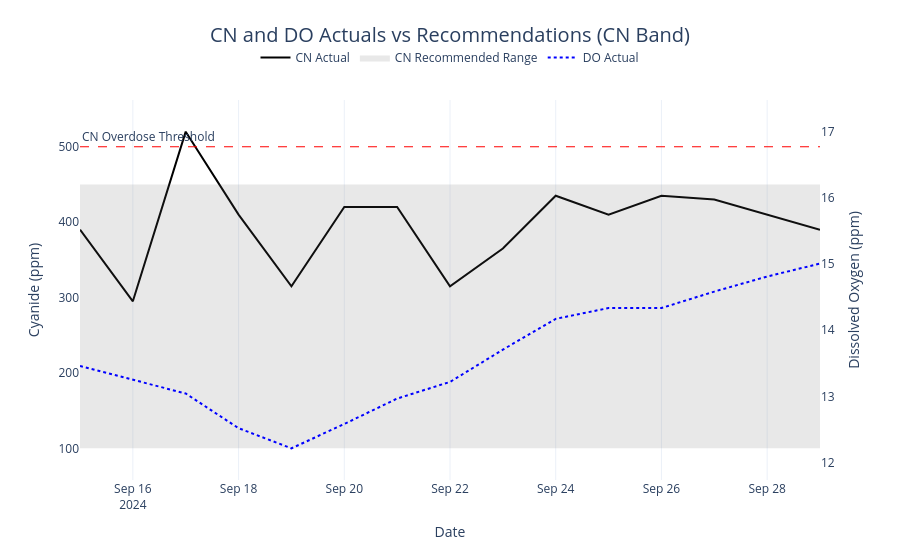
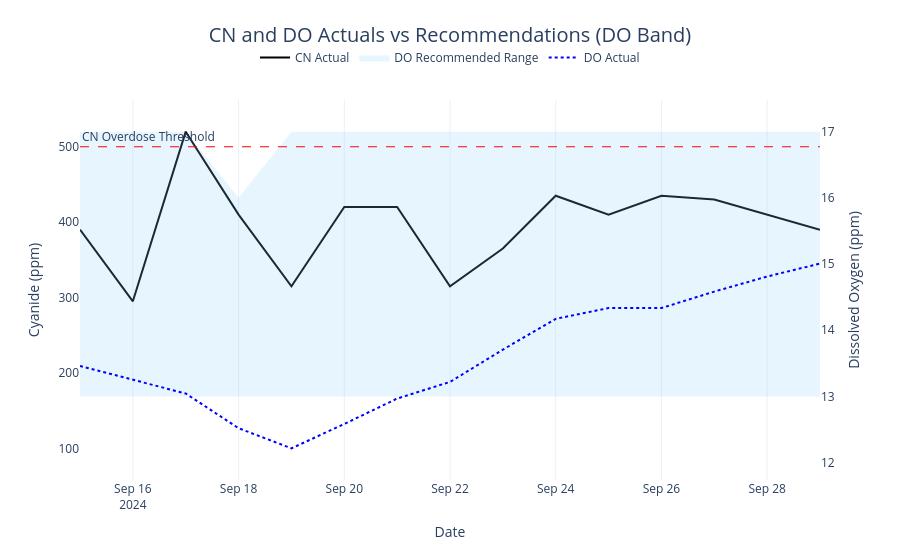

Notebook code for these charts, in order:
### Code cell
# --- Define the plotting function ---
def plot_cn_do_actuals(df_window, cn_upper_bound=cn_upper_bound, band_type="CN"):
	# Extract fields
	cn_actual = df_window["CN_Concentration"]
	do_actual = df_window["Dissolved_Oxygen"]
	cn_low = df_window["CN_Recommended_Low"]
	cn_high = df_window["CN_Recommended_High"]
	do_low = df_window["DO_Recommended_Low"]
	do_high = df_window["DO_Recommended_High"]
	net_value = df_window["Actual_Net_Value_USD"] / df_window["Tonnes_Processed"] 
	value_delta = df_window["Optimal_Net_Value_USD_t"] - net_value
	dates = df_window["Date"]

	hover_text = (
		"Date: " + df_window["Date"].dt.strftime("%Y-%m-%d") +
		"<br>CN Actual: " + cn_actual.round(1).astype(str) + " ppm" +
		"<br>CN Range: " + cn_low.round(1).astype(str) + " - " + cn_high.round(1).astype(str) +
		"<br>DO Actual: " + do_actual.round(1).astype(str) + " ppm" +
		"<br>DO Range: " + do_low.round(1).astype(str) + " - " + do_high.round(1).astype(str) +
		"<br>Net Value Δ: $" + value_delta.round(2).astype(str)
	)

	fig = go.Figure()

	# CN actual
	fig.add_trace(go.Scatter(
		x=dates, y=cn_actual, name="CN Actual",
		mode="lines", line=dict(color="black"),
		hovertext=hover_text, hoverinfo="text", yaxis="y"
	))

	# CN or DO Band
	if band_type == "CN":
		fig.add_trace(go.Scatter(
			x=dates.tolist() + dates[::-1].tolist(),
			y=cn_high.tolist() + cn_low[::-1].tolist(),
			fill="toself", fillcolor="rgba(100,100,100,0.15)",
			line=dict(color="rgba(255,255,255,0)"),
			name="CN Recommended Range", yaxis="y", showlegend=True
		))
	elif band_type == "DO":
		fig.add_trace(go.Scatter(
			x=dates.tolist() + dates[::-1].tolist(),
			y=do_high.tolist() + do_low[::-1].tolist(),
			fill="toself", fillcolor="rgba(135,206,250,0.2)",
			line=dict(color="rgba(255,255,255,0)"),
			name="DO Recommended Range", yaxis="y2", showlegend=True
		))

	# --- Compute axis limits (±10% margin) ---
	# CN axis range (include both actual and band limits)
	cn_all = pd.concat([cn_actual, cn_low, cn_high])
	cn_min, cn_max = cn_all.min(), cn_all.max()
	cn_margin = 0.10 * (cn_max - cn_min)
	cn_axis_min = cn_min - cn_margin
	cn_axis_max = cn_max + cn_margin

	# DO axis range (include both actual and band limits)
	do_all = pd.concat([do_actual, do_low, do_high])
	do_min, do_max = do_all.min(), do_all.max()
	do_margin = 0.10 * (do_max - do_min)
	do_axis_min = do_min - do_margin
	do_axis_max = do_max + do_margin

	fig.add_trace(go.Scatter(
		x=dates, y=do_actual, name="DO Actual",
		mode="lines", line=dict(color="blue", dash="dot"),
		hoverinfo="skip", yaxis="y2"
	))

	# Thresholds
	fig.add_hline(y=cn_upper_bound, line=dict(color="red", width=1, dash="dash"),
				  annotation_text="CN Overdose Threshold", annotation_position="top left")
	fig.add_hline(y=9.0, line=dict(color="blue", width=1, dash="dot"),
				  annotation_text="Low DO Threshold", annotation_position="top right", yref="y2")

	# Layout
	fig.update_layout(
		title=dict(
			text=f'CN and DO Actuals vs Recommendations ({band_type} Band)',
			font=dict(size=20),
			x=0.5, y=0.95, xanchor="center", yanchor="top"
		),
		plot_bgcolor='white',
		paper_bgcolor='white',
		template='plotly_white',
		xaxis=dict(title='Date'),
		yaxis=dict(
			title='Cyanide (ppm)',
			showgrid=False,
			gridcolor='lightgrey',
			range=[cn_axis_min, cn_axis_max]
		),
		yaxis2=dict(
			title='Dissolved Oxygen (ppm)',
			overlaying='y',
			side='right',
			showgrid=False,
			range=[do_axis_min, do_axis_max]
		),
		legend=dict(
			orientation='h',
			yanchor='top',
			y=1.15,               
			xanchor='center',
			x=0.5,
			font=dict(size=12)
		),
	)

	return fig


# --- Define window ---
start_date = pd.to_datetime("2024-09-15")
window_days = 14
end_date = start_date + timedelta(days=window_days)

# --- Filter ---
df_window = df[(df["Date"] >= start_date) & (df["Date"] <= end_date)].copy()

# --- Show CN-band plot ---
fig_cn = plot_cn_do_actuals(df_window, band_type="CN")
fig_cn.show()

# --- Show DO-band plot ---
fig_do = plot_cn_do_actuals(df_window, band_type="DO")
fig_do.show()

### Figure 1 — Plotly figure (JSON) as saved in the notebook; plotly's stock layout.template omitted (floating-point values rounded to 4 significant figures)
{"data": [{"hoverinfo": "text", "hovertext": ["Date: 2024-09-15<br>CN Actual: 390 ppm<br>CN Range: 100.0 - 450.0<br>DO Actual: 13.5 ppm<br>DO Range: 13.0 - 17.0<br>Net Value Δ: $0.95", "Date: 2024-09-16<br>CN Actual: 295 ppm<br>CN Range: 100.0 - 450.0<br>DO Actual: 13.3 ppm<br>DO Range: 13.0 - 17.0<br>Net Value Δ: $0.61", "Date: 2024-09-17<br>CN Actual: 520 ppm<br>CN Range: 100.0 - 450.0<br>DO Actual: 13.0 ppm<br>DO Range: 13.0 - 17.0<br>Net Value Δ: $2.01", "Date: 2024-09-18<br>CN Actual: 410 ppm<br>CN Range: 100.0 - 450.0<br>DO Actual: 12.5 ppm<br>DO Range: 13.0 - 16.0<br>Net Value Δ: $0.42", "Date: 2024-09-19<br>CN Actual: 315 ppm<br>CN Range: 100.0 - 450.0<br>DO Actual: 12.2 ppm<br>DO Range: 13.0 - 17.0<br>Net Value Δ: $1.7", "Date: 2024-09-20<br>CN Actual: 420 ppm<br>CN Range: 100.0 - 450.0<br>DO Actual: 12.6 ppm<br>DO Range: 13.0 - 17.0<br>Net Value Δ: $1.83", "Date: 2024-09-21<br>CN Actual: 420 ppm<br>CN Range: 100.0 - 450.0<br>DO Actual: 13.0 ppm<br>DO Range: 13.0 - 17.0<br>Net Value Δ: $2.48", "Date: 2024-09-22<br>CN Actual: 315 ppm<br>CN Range: 100.0 - 450.0<br>DO Actual: 13.2 ppm<br>DO Range: 13.0 - 17.0<br>Net Value Δ: $0.45", "Date: 2024-09-23<br>CN Actual: 365 ppm<br>CN Range: 100.0 - 450.0<br>DO Actual: 13.7 ppm<br>DO Range: 13.0 - 17.0<br>Net Value Δ: $2.06", "Date: 2024-09-24<br>CN Actual: 435 ppm<br>CN Range: 100.0 - 450.0<br>DO Actual: 14.2 ppm<br>DO Range: 13.0 - 17.0<br>Net Value Δ: $4.43", "Date: 2024-09-25<br>CN Actual: 410 ppm<br>CN Range: 100.0 - 450.0<br>DO Actual: 14.3 ppm<br>DO Range: 13.0 - 17.0<br>Net Value Δ: $1.71", "Date: 2024-09-26<br>CN Actual: 435 ppm<br>CN Range: 100.0 - 450.0<br>DO Actual: 14.3 ppm<br>DO Range: 13.0 - 17.0<br>Net Value Δ: $4.59", "Date: 2024-09-27<br>CN Actual: 430 ppm<br>CN Range: 100.0 - 450.0<br>DO Actual: 14.6 ppm<br>DO Range: 13.0 - 17.0<br>Net Value Δ: $2.23", "Date: 2024-09-28<br>CN Actual: 410 ppm<br>CN Range: 100.0 - 450.0<br>DO Actual: 14.8 ppm<br>DO Range: 13.0 - 17.0<br>Net Value Δ: $4.68", "Date: 2024-09-29<br>CN Actual: 390 ppm<br>CN Range: 100.0 - 450.0<br>DO Actual: 15.0 ppm<br>DO Range: 13.0 - 17.0<br>Net Value Δ: $-0.29"], "line": {"color": "black"}, "mode": "lines", "name": "CN Actual", "type": "scatter", "x": ["2024-09-15T00:00:00", "2024-09-16T00:00:00", "2024-09-17T00:00:00", "2024-09-18T00:00:00", "2024-09-19T00:00:00", "2024-09-20T00:00:00", "2024-09-21T00:00:00", "2024-09-22T00:00:00", "2024-09-23T00:00:00", "2024-09-24T00:00:00", "2024-09-25T00:00:00", "2024-09-26T00:00:00", "2024-09-27T00:00:00", "2024-09-28T00:00:00", "2024-09-29T00:00:00"], "y": [390, 295, 520, 410, 315, 420, 420, 315, 365, 435, 410, 435, 430, 410, 390], "yaxis": "y"}, {"fill": "toself", "fillcolor": "rgba(100,100,100,0.15)", "line": {"color": "rgba(255,255,255,0)"}, "name": "CN Recommended Range", "showlegend": true, "type": "scatter", "x": ["2024-09-15T00:00:00", "2024-09-16T00:00:00", "2024-09-17T00:00:00", "2024-09-18T00:00:00", "2024-09-19T00:00:00", "2024-09-20T00:00:00", "2024-09-21T00:00:00", "2024-09-22T00:00:00", "2024-09-23T00:00:00", "2024-09-24T00:00:00", "2024-09-25T00:00:00", "2024-09-26T00:00:00", "2024-09-27T00:00:00", "2024-09-28T00:00:00", "2024-09-29T00:00:00", "2024-09-29T00:00:00", "2024-09-28T00:00:00", "2024-09-27T00:00:00", "2024-09-26T00:00:00", "2024-09-25T00:00:00", "2024-09-24T00:00:00", "2024-09-23T00:00:00", "2024-09-22T00:00:00", "2024-09-21T00:00:00", "2024-09-20T00:00:00", "2024-09-19T00:00:00", "2024-09-18T00:00:00", "2024-09-17T00:00:00", "2024-09-16T00:00:00", "2024-09-15T00:00:00"], "y": [450, 450, 450, 450, 450, 450, 450, 450, 450, 450, 450, 450, 450, 450, 450, 100, 100, 100, 100, 100, 100, 100, 100, 100, 100, 100, 100, 100, 100, 100], "yaxis": "y"}, {"hoverinfo": "skip", "line": {"color": "blue", "dash": "dot"}, "mode": "lines", "name": "DO Actual", "type": "scatter", "x": ["2024-09-15T00:00:00", "2024-09-16T00:00:00", "2024-09-17T00:00:00", "2024-09-18T00:00:00", "2024-09-19T00:00:00", "2024-09-20T00:00:00", "2024-09-21T00:00:00", "2024-09-22T00:00:00", "2024-09-23T00:00:00", "2024-09-24T00:00:00", "2024-09-25T00:00:00", "2024-09-26T00:00:00", "2024-09-27T00:00:00", "2024-09-28T00:00:00", "2024-09-29T00:00:00"], "y": [13.46, 13.25, 13.04, 12.52, 12.22, 12.58, 12.97, 13.22, 13.71, 14.17, 14.34, 14.34, 14.58, 14.81, 15.01], "yaxis": "y2"}], "layout": {"annotations": [{"showarrow": false, "text": "CN Overdose Threshold", "x": 0, "xanchor": "left", "xref": "x domain", "y": 500, "yanchor": "bottom", "yref": "y"}, {"showarrow": false, "text": "Low DO Threshold", "x": 1, "xanchor": "right", "xref": "x domain", "y": 9, "yanchor": "bottom", "yref": "y2"}], "legend": {"font": {"size": 12}, "orientation": "h", "x": 0.5, "xanchor": "center", "y": 1.15, "yanchor": "top"}, "paper_bgcolor": "white", "plot_bgcolor": "white", "shapes": [{"line": {"color": "red", "dash": "dash", "width": 1}, "type": "line", "x0": 0, "x1": 1, "xref": "x domain", "y0": 500, "y1": 500, "yref": "y"}, {"line": {"color": "blue", "dash": "dot", "width": 1}, "type": "line", "x0": 0, "x1": 1, "xref": "x domain", "y0": 9, "y1": 9, "yref": "y2"}], "title": {"font": {"size": 20}, "text": "CN and DO Actuals vs Recommendations (CN Band)", "x": 0.5, "xanchor": "center", "y": 0.95, "yanchor": "top"}, "xaxis": {"title": {"text": "Date"}}, "yaxis": {"gridcolor": "lightgrey", "range": [58, 562], "showgrid": false, "title": {"text": "Cyanide (ppm)"}}, "yaxis2": {"overlaying": "y", "range": [11.74, 17.48], "showgrid": false, "side": "right", "title": {"text": "Dissolved Oxygen (ppm)"}}}}

### Figure 2 — Plotly figure (JSON) as saved in the notebook; plotly's stock layout.template omitted (floating-point values rounded to 4 significant figures)
{"data": [{"hoverinfo": "text", "hovertext": ["Date: 2024-09-15<br>CN Actual: 390 ppm<br>CN Range: 100.0 - 450.0<br>DO Actual: 13.5 ppm<br>DO Range: 13.0 - 17.0<br>Net Value Δ: $0.95", "Date: 2024-09-16<br>CN Actual: 295 ppm<br>CN Range: 100.0 - 450.0<br>DO Actual: 13.3 ppm<br>DO Range: 13.0 - 17.0<br>Net Value Δ: $0.61", "Date: 2024-09-17<br>CN Actual: 520 ppm<br>CN Range: 100.0 - 450.0<br>DO Actual: 13.0 ppm<br>DO Range: 13.0 - 17.0<br>Net Value Δ: $2.01", "Date: 2024-09-18<br>CN Actual: 410 ppm<br>CN Range: 100.0 - 450.0<br>DO Actual: 12.5 ppm<br>DO Range: 13.0 - 16.0<br>Net Value Δ: $0.42", "Date: 2024-09-19<br>CN Actual: 315 ppm<br>CN Range: 100.0 - 450.0<br>DO Actual: 12.2 ppm<br>DO Range: 13.0 - 17.0<br>Net Value Δ: $1.7", "Date: 2024-09-20<br>CN Actual: 420 ppm<br>CN Range: 100.0 - 450.0<br>DO Actual: 12.6 ppm<br>DO Range: 13.0 - 17.0<br>Net Value Δ: $1.83", "Date: 2024-09-21<br>CN Actual: 420 ppm<br>CN Range: 100.0 - 450.0<br>DO Actual: 13.0 ppm<br>DO Range: 13.0 - 17.0<br>Net Value Δ: $2.48", "Date: 2024-09-22<br>CN Actual: 315 ppm<br>CN Range: 100.0 - 450.0<br>DO Actual: 13.2 ppm<br>DO Range: 13.0 - 17.0<br>Net Value Δ: $0.45", "Date: 2024-09-23<br>CN Actual: 365 ppm<br>CN Range: 100.0 - 450.0<br>DO Actual: 13.7 ppm<br>DO Range: 13.0 - 17.0<br>Net Value Δ: $2.06", "Date: 2024-09-24<br>CN Actual: 435 ppm<br>CN Range: 100.0 - 450.0<br>DO Actual: 14.2 ppm<br>DO Range: 13.0 - 17.0<br>Net Value Δ: $4.43", "Date: 2024-09-25<br>CN Actual: 410 ppm<br>CN Range: 100.0 - 450.0<br>DO Actual: 14.3 ppm<br>DO Range: 13.0 - 17.0<br>Net Value Δ: $1.71", "Date: 2024-09-26<br>CN Actual: 435 ppm<br>CN Range: 100.0 - 450.0<br>DO Actual: 14.3 ppm<br>DO Range: 13.0 - 17.0<br>Net Value Δ: $4.59", "Date: 2024-09-27<br>CN Actual: 430 ppm<br>CN Range: 100.0 - 450.0<br>DO Actual: 14.6 ppm<br>DO Range: 13.0 - 17.0<br>Net Value Δ: $2.23", "Date: 2024-09-28<br>CN Actual: 410 ppm<br>CN Range: 100.0 - 450.0<br>DO Actual: 14.8 ppm<br>DO Range: 13.0 - 17.0<br>Net Value Δ: $4.68", "Date: 2024-09-29<br>CN Actual: 390 ppm<br>CN Range: 100.0 - 450.0<br>DO Actual: 15.0 ppm<br>DO Range: 13.0 - 17.0<br>Net Value Δ: $-0.29"], "line": {"color": "black"}, "mode": "lines", "name": "CN Actual", "type": "scatter", "x": ["2024-09-15T00:00:00", "2024-09-16T00:00:00", "2024-09-17T00:00:00", "2024-09-18T00:00:00", "2024-09-19T00:00:00", "2024-09-20T00:00:00", "2024-09-21T00:00:00", "2024-09-22T00:00:00", "2024-09-23T00:00:00", "2024-09-24T00:00:00", "2024-09-25T00:00:00", "2024-09-26T00:00:00", "2024-09-27T00:00:00", "2024-09-28T00:00:00", "2024-09-29T00:00:00"], "y": [390, 295, 520, 410, 315, 420, 420, 315, 365, 435, 410, 435, 430, 410, 390], "yaxis": "y"}, {"fill": "toself", "fillcolor": "rgba(135,206,250,0.2)", "line": {"color": "rgba(255,255,255,0)"}, "name": "DO Recommended Range", "showlegend": true, "type": "scatter", "x": ["2024-09-15T00:00:00", "2024-09-16T00:00:00", "2024-09-17T00:00:00", "2024-09-18T00:00:00", "2024-09-19T00:00:00", "2024-09-20T00:00:00", "2024-09-21T00:00:00", "2024-09-22T00:00:00", "2024-09-23T00:00:00", "2024-09-24T00:00:00", "2024-09-25T00:00:00", "2024-09-26T00:00:00", "2024-09-27T00:00:00", "2024-09-28T00:00:00", "2024-09-29T00:00:00", "2024-09-29T00:00:00", "2024-09-28T00:00:00", "2024-09-27T00:00:00", "2024-09-26T00:00:00", "2024-09-25T00:00:00", "2024-09-24T00:00:00", "2024-09-23T00:00:00", "2024-09-22T00:00:00", "2024-09-21T00:00:00", "2024-09-20T00:00:00", "2024-09-19T00:00:00", "2024-09-18T00:00:00", "2024-09-17T00:00:00", "2024-09-16T00:00:00", "2024-09-15T00:00:00"], "y": [17, 17, 17, 16, 17, 17, 17, 17, 17, 17, 17, 17, 17, 17, 17, 13, 13, 13, 13, 13, 13, 13, 13, 13, 13, 13, 13, 13, 13, 13], "yaxis": "y2"}, {"hoverinfo": "skip", "line": {"color": "blue", "dash": "dot"}, "mode": "lines", "name": "DO Actual", "type": "scatter", "x": ["2024-09-15T00:00:00", "2024-09-16T00:00:00", "2024-09-17T00:00:00", "2024-09-18T00:00:00", "2024-09-19T00:00:00", "2024-09-20T00:00:00", "2024-09-21T00:00:00", "2024-09-22T00:00:00", "2024-09-23T00:00:00", "2024-09-24T00:00:00", "2024-09-25T00:00:00", "2024-09-26T00:00:00", "2024-09-27T00:00:00", "2024-09-28T00:00:00", "2024-09-29T00:00:00"], "y": [13.46, 13.25, 13.04, 12.52, 12.22, 12.58, 12.97, 13.22, 13.71, 14.17, 14.34, 14.34, 14.58, 14.81, 15.01], "yaxis": "y2"}], "layout": {"annotations": [{"showarrow": false, "text": "CN Overdose Threshold", "x": 0, "xanchor": "left", "xref": "x domain", "y": 500, "yanchor": "bottom", "yref": "y"}, {"showarrow": false, "text": "Low DO Threshold", "x": 1, "xanchor": "right", "xref": "x domain", "y": 9, "yanchor": "bottom", "yref": "y2"}], "legend": {"font": {"size": 12}, "orientation": "h", "x": 0.5, "xanchor": "center", "y": 1.15, "yanchor": "top"}, "paper_bgcolor": "white", "plot_bgcolor": "white", "shapes": [{"line": {"color": "red", "dash": "dash", "width": 1}, "type": "line", "x0": 0, "x1": 1, "xref": "x domain", "y0": 500, "y1": 500, "yref": "y"}, {"line": {"color": "blue", "dash": "dot", "width": 1}, "type": "line", "x0": 0, "x1": 1, "xref": "x domain", "y0": 9, "y1": 9, "yref": "y2"}], "title": {"font": {"size": 20}, "text": "CN and DO Actuals vs Recommendations (DO Band)", "x": 0.5, "xanchor": "center", "y": 0.95, "yanchor": "top"}, "xaxis": {"title": {"text": "Date"}}, "yaxis": {"gridcolor": "lightgrey", "range": [58, 562], "showgrid": false, "title": {"text": "Cyanide (ppm)"}}, "yaxis2": {"overlaying": "y", "range": [11.74, 17.48], "showgrid": false, "side": "right", "title": {"text": "Dissolved Oxygen (ppm)"}}}}
